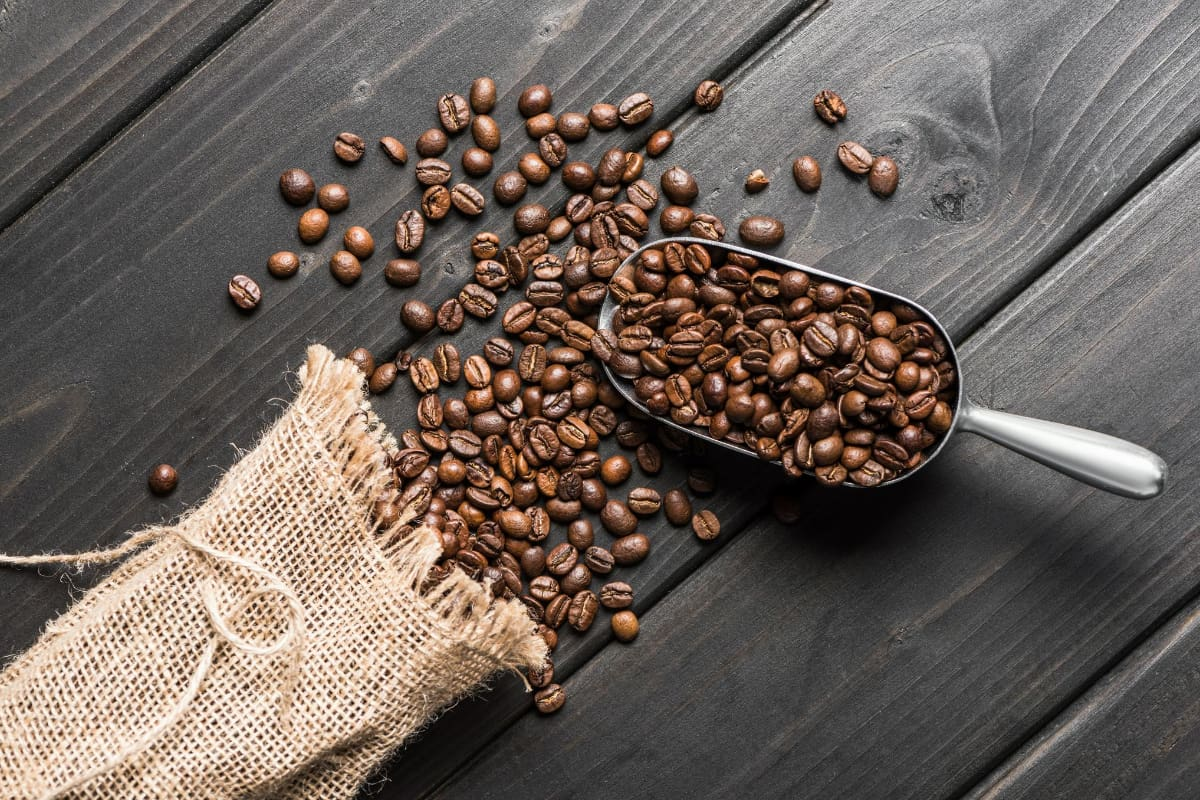
%> input picture Minggu 3/kopi.jpg, 1200 x 800 px
$ octave acara3.m   (GNU Octave 9; MATLAB toolbox functions it lacks are replaced by stand-ins)
%> lines starting %> are read from the running program, lines starting %| are printed output that depends on the picture
gambar = imread('kopi.jpg');
%> gambar is the input picture: size 800x1200x3 uint8; mean R, G, B 107.9, 97.1, 90.1
kopi = rgb2gray(gambar);
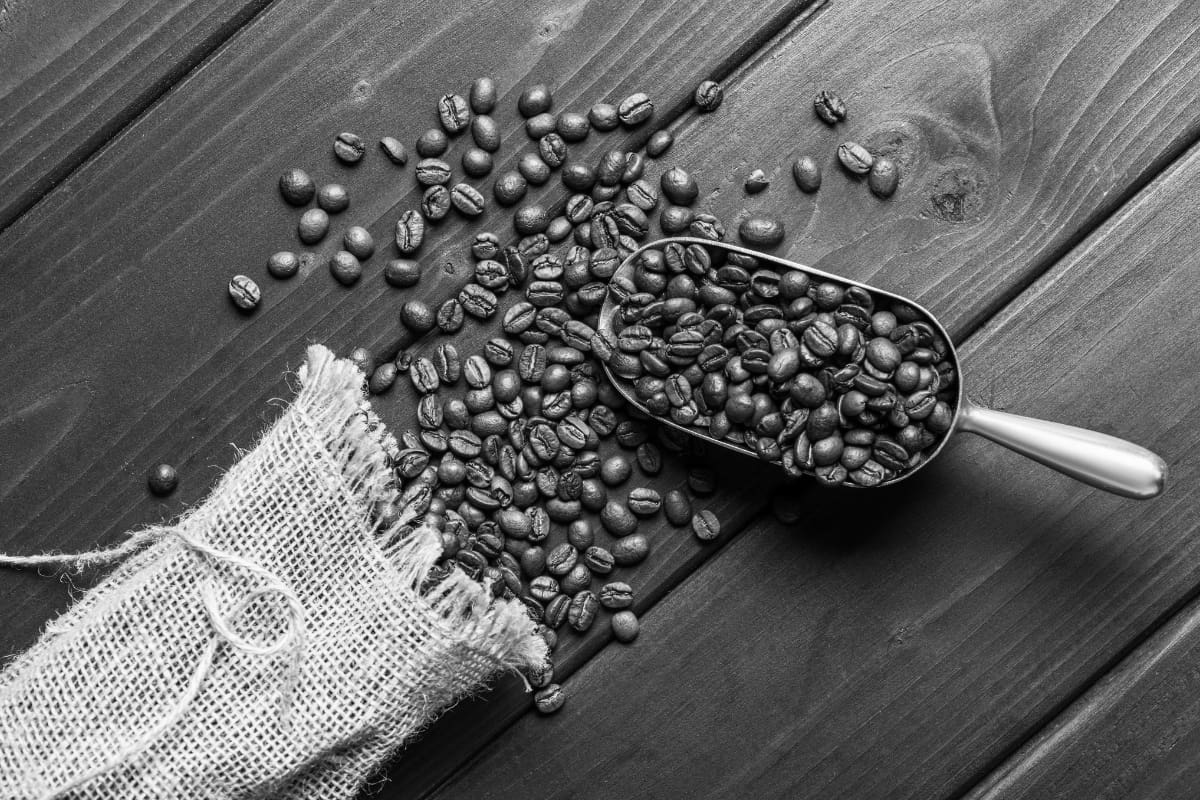
%> kopi: size 800x1200 uint8; min 0, max 255, mean 99.5
contrast = imadjust(kopi);
subplot(1,6,1),imshow(gambar),title('Citra Asli');
subplot(1,6,2),imshow(kopi),title('Citra Grayscale');
subplot(1,6,3),imshow(contrast),title('Citra Contrast Stretching');
subplot(1,6,4),imhist(gambar),title('Histogram Asli');
subplot(1,6,5),imhist(kopi),title('Histogram Grayscale');
subplot(1,6,6),imhist(contrast),title('Histogram  Contrast Stretching');
%> after `title('Histogram Contrast Stretching')`:
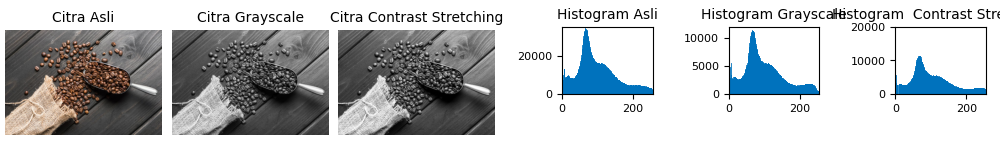
%> figure redrawn from the program's plot data, 6 panels

$ run again, with Minggu 3/ikan.jpg copied over Minggu 3/kopi.jpg
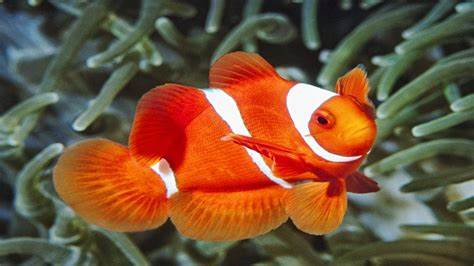
%> input picture Minggu 3/ikan.jpg, 474 x 266 px
%> gambar is the input picture: size 266x474x3 uint8; mean R, G, B 116.4, 84.5, 59.1
%> `kopi = rgb2gray(gambar);`:
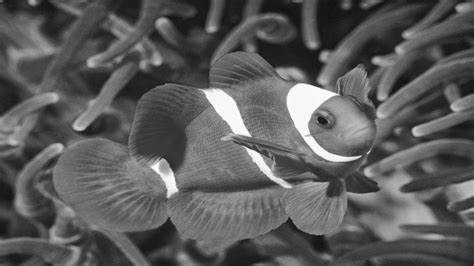
%> kopi: size 266x474 uint8; min 6, max 255, mean 91.1
%> `contrast = imadjust(kopi);`:
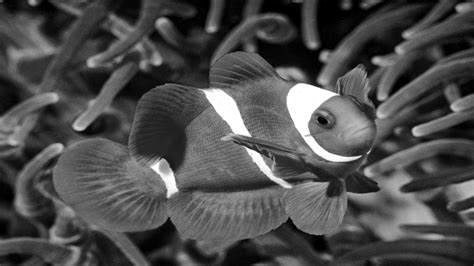
%> contrast: size 266x474 uint8; min 0, max 255, mean 76.4
